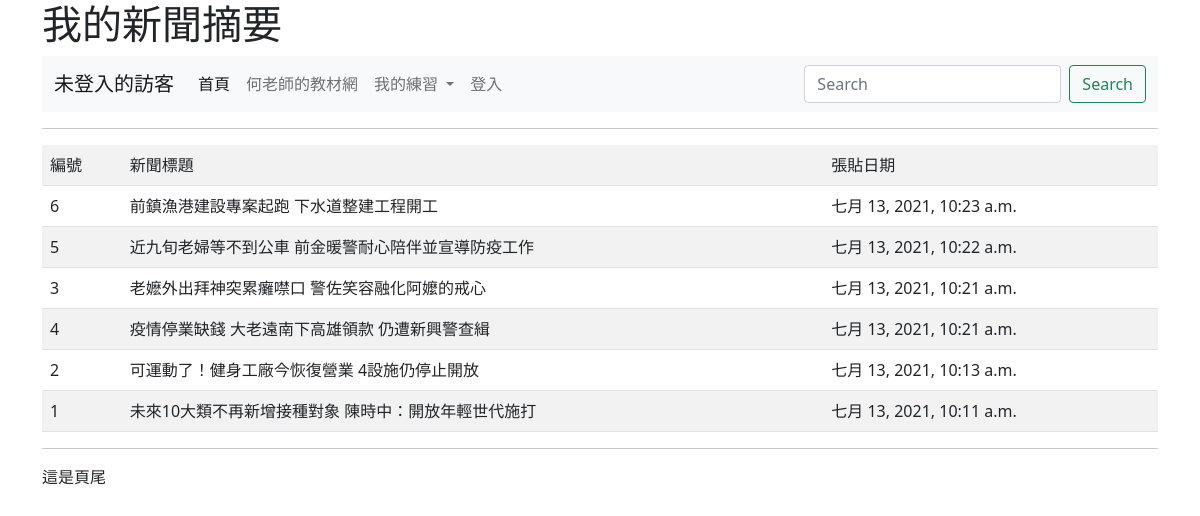
Page /news/ on the committed database.
### mysite/models.py (models this page shows, shortened)
class Post(models.Model):
	title = models.CharField(max_length=200)
	content = models.TextField()
	pub_date = models.DateTimeField(default=timezone.now)
	class Meta:
		ordering = ('-pub_date',)

### mysite/views.py (the view)
# urls.py: path('news/', views.news),
def news(request):
	posts = Post.objects.all() #函式.物件
	return render(request, "news.html", locals())

### templates/news.html (shortened to what this page needs)
{% extends "base.html" %}
{% block main %}
	<hr>
	<table class="table table-striped">
			<tr><td>編號</td><td>新聞標題</td><td>張貼日期</td></tr>
	{% for post in posts %}
    	<tr>
    		<td>{{ post.id }}</td>
    		<td>
    			{% if request.user.is_authenticated %}
    				<a href="/show/{{ post.id }}/">{{ post.title }}</a>
    			{% else %}
    				{{ post.title }}
    			{% endif %}
    		</td>
    		<td>{{ post.pub_date }}</td>
    		</tr>
	{% endfor %}
	</table>
{% endblock %}

### rows in the picture
Post: id "6", title "前鎮漁港建設專案起跑 下水道整建工程開工", pub_date "七月 13, 2021, 10:23 a.m."
Post: id "5", title "近九旬老婦等不到公車 前金暖警耐心陪伴並宣導防疫工作", pub_date "七月 13, 2021, 10:22 a.m."
Post: id "3", title "老嬷外出拜神突累癱噤口 警佐笑容融化阿嬤的戒心", pub_date "七月 13, 2021, 10:21 a.m."
Post: id "4", title "疫情停業缺錢 大老遠南下高雄領款 仍遭新興警查緝", pub_date "七月 13, 2021, 10:21 a.m."
Post: id "2", title "可運動了！健身工廠今恢復營業 4設施仍停止開放", pub_date "七月 13, 2021, 10:13 a.m."
Post: id "1", title "未來10大類不再新增接種對象 陳時中：開放年輕世代施打", pub_date "七月 13, 2021, 10:11 a.m."
